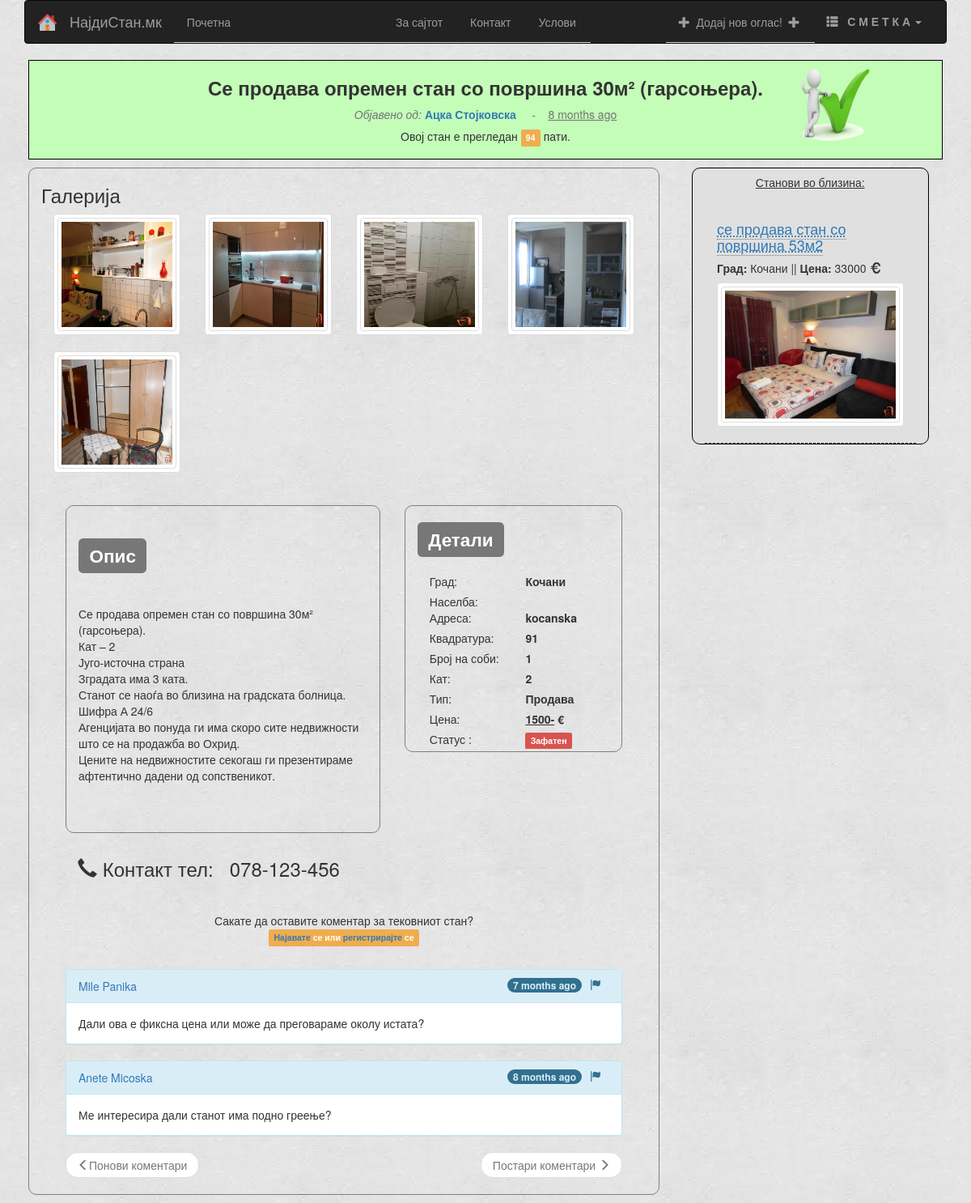
/listing/preview/23, run on the app's committed database.
### app/models.py (models this page shows, shortened)
class Condo(db.Model):
    condoId = db.Column(db.Integer, primary_key=True)
    title = db.Column(db.String(30))
    description = db.Column(db.String(150))
    city = db.Column(db.String(30))
    area = db.Column(db.String(30), nullable=True)
    address = db.Column(db.String(80))
    price = db.Column(db.Integer)
    quadrature = db.Column(db.Integer)
    rooms = db.Column(db.Integer)
    floor = db.Column(db.Integer)
    timestamp = db.Column(db.DateTime)
    timesVisited = db.Column(db.Integer)
    available = db.Column(db.Boolean, default=True)
    isApproved = db.Column(db.Boolean, default=False)
    types = db.Column(db.Boolean, default=False)
    user_id = db.Column(db.Integer, db.ForeignKey('users.userId'))
    comsPerCondo = db.relationship('Comment', backref='commentsPerCondo', lazy='dynamic')
    imgsPerCondo = db.relationship('Images', backref='imagesPerCondo', lazy='dynamic')
    actedOn = db.Column(db.Boolean, default=False)

class Users(db.Model):
    userId = db.Column(db.Integer, primary_key=True)
    fullName = db.Column(db.String(100), index=True)
    email = db.Column(db.String(120), index=True, unique=True)
    password = db.Column(db.String(32))
    telNumber = db.Column(db.String(30))
    regIP = db.Column(db.String(20))
    regDate = db.Column(db.DateTime)
    lastSeen = db.Column(db.DateTime)
    isAdmin = db.Column(db.Boolean, default=False)
    interestedIn = db.Column(db.String(120))
    condosOwned = db.relationship('Condo', backref='condoOwner', lazy='dynamic')
    commentsOwned = db.relationship('Comment', backref='commentOwner', lazy='dynamic')
    reportedUser = db.relationship('Reports', backref='userReported', lazy='dynamic')

class Images(db.Model):
    imgId = db.Column(db.Integer, primary_key=True)
    path = db.Column(db.String(256))
    condo_id = db.Column(db.Integer, db.ForeignKey('condo.condoId'))

class Comment(db.Model):
    commendId = db.Column(db.Integer, primary_key=True)
    body = db.Column(db.String(256))
    commTimeStamp = db.Column(db.DateTime)
    user_id = db.Column(db.Integer, db.ForeignKey('users.userId'))
    condo_id = db.Column(db.Integer, db.ForeignKey('condo.condoId'))

### app/views.py (the view)
@app.route('/listing/preview/<int:cid>', methods=['GET', 'POST'])
@app.route('/listing/preview/<int:cid>/<int:comPage>', methods=['GET', 'POST'])
def listingPreview(cid, comPage=1):
    condoID = Condo.query.get(cid)
    if not condoID:
        flash('Не постои таков стан!')
        return redirect(url_for('index'))
    if len(condoID.imgsPerCondo.all()) >= MAX_PICS:
        excessPic = condoID.imgsPerCondo.order_by(Images.path.desc()).first()
        db.session.delete(excessPic)
        db.session.commit()
        os.remove(excessPic.path)
    condoID.timesVisited += 1
    db.session.commit()
    condoPics = condoID.imgsPerCondo.all()
    comments = condoID.comsPerCondo.order_by(Comment.commTimeStamp.desc()).paginate(comPage, COMMENTS_PER_PAGE, False)
    similarCondos = Condo.query.filter(Condo.city == condoID.city, Condo.types == condoID.types, Condo.isApproved == 1).order_by(func.random().desc()).limit(5).all()
    comForm = CommentaryForm()
    return render_template('preview.html',
                           ccid=condoID,
                           cpics=condoPics,
                           coms=comForm,
                           comments=comments,
                           title='Преглед на стан',
                           simCon=similarCondos)

### app/momentjs.py (called while the page is built)
    def render(self, format):
        return Markup("<script>\ndocument.write(moment(\"%s\").%s);\n</script>" % (self.timestamp.strftime("%Y-%m-%dT%H:%M:%S Z"), format))

    def fromNow(self):
        return self.render("fromNow()")

### app/views.py (called while the page is built)
@app.before_request
def before_request():
    g.user = current_user
    if g.user.is_authenticated:
        g.user.lastSeen = datetime.datetime.utcnow()
        db.session.add(g.user)
        db.session.commit()

### app/templates/preview.html (shortened to what this page needs)
{% extends 'base.html' %}
{% import 'macros.html' as macros %}
{% block content %}
    <div class="row">
        {% if ccid.isApproved %}
            <div class="page-header" style='border: 1px solid black; margin: 0px 20px; background: #C3FDB8;'>
            <div  style="position: absolute; bottom: 0; right: 120px; top: 80px; z-index:99; cursor: pointer;">
                <img src="../../static/img/icons/condo-approved.png" width="100px" height="100px" data-toggle="tooltip" title="Огласот е верифициран од Администрацијата!">
            </div>
        {% endif %}
            <h3 align="center"><b>{{ccid.title}}</b>
            </h3>
            <span class="help-block text-center"><i>Објавено од:</i> <b><a href="{{url_for('user', userid=ccid.user_id)}}">{{ccid.condoOwner.fullName}}</a></b> &nbsp;&nbsp;&nbsp; - &nbsp;&nbsp;&nbsp;<u>{{momentjs(ccid.timestamp).fromNow()}}</u></span>
            <h5 align="center">Овој стан е прегледан <span class="label label-warning">{{ccid.timesVisited-1}}</span>  пати.</h5>
        </div>
        <div class="col-md-8 col-lg-8" style="border: 1px solid gray; border-radius: 10px; margin: 10px 20px;" >
            <div class="row">
            <div class="col-md-12 col-lg-12 col-sm-12 col-xs-12">
                <h3 text-align="center">Галерија</h3>
                {% if cpics %}
                    {% for cp in cpics %}
                    <div class="col-md-3 col-lg-3 col-sm-6 col-xs-6">
                    <a class="thumbnail" href="{{cp.path[3:]}}" data-lightbox="my-set"  style="display: inline-flex; height: 150px;  " >
                        <img class="img-thumbnail" src="{{cp.path[3:]}}" width="150px" height="150px" />
                    </a>
                    </div>
                    {% endfor %}
                {% else %}
                    <p align="center"><h4><i>Корисникот нема прикачено слики...</i></h4></p>
                {% endif %}
            </div>
            </div>
            <div class="col-md-12 col-lg-12 " >
                <div class="col-md-7 col-lg-7" >
                      <div class="col-md-12 col-lg-12" style=" margin-top: 20px; min-height: 200px; white-space: pre-line; border:1px solid gray; border-radius: 10px;">
                            <h2><span class="label label-default">Опис</span></h2><br>
                            {{ccid.description|safe}}
                      </div>
                      <div class="col-md-12 col-lg-12" style="margin: 10px 0px" >
                           <h3><span class="glyphicon glyphicon-earphone"></span>&nbsp;Контакт тел:&nbsp;&nbsp;&nbsp;{{ccid.condoOwner.telNumber}}</h3>
                      </div>
                </div>
                <div class="col-md-5 col-lg-5 " >
                       <div class="col-md-12 col-lg-12" style=" margin-top: 20px; min-height: 200px; border:1px solid gray; border-radius: 10px;">
                            <h2><span class="label label-default">Детали</span></h2><br>
                            <div class="form-group">
                                <div class="col-sm-6">Град:</div>
                                <div class="col-sm-6"><label class="control-label" >{{ccid.city}}</label></div>
                            </div>
                            <div class="form-group">
                                <div class="col-sm-6">Населба:</div>
                                <div class="col-sm-6"><label class="control-label" >{{ccid.area}}</label></div>
                            </div>
                            <div class="form-group">
                                <div class="col-sm-6">Адреса:</div>
                                <div class="col-sm-6"><label class="control-label" >{{ccid.address}}</label></div>
                            </div>
                            <div class="form-group">
                                <div class="col-sm-6">Квадратура:</div>
                                <div class="col-sm-6"><label class="control-label" >{{ccid.quadrature}}</label></div>
                            </div>
                            <div class="form-group">
                                <div class="col-sm-6">Број на соби:</div>
                                <div class="col-sm-6"><label class="control-label" >{{ccid.rooms}}</label></div>
                            </div>
                            <div class="form-group">
                                <div class="col-sm-6">Кат:</div>
                                <div class="col-sm-6"><label class="control-label" >{{ccid.floor}}</label></div>
                            </div>
                            <div class="form-group">
                                <div class="col-sm-6">Тип:</div>
                                <div class="col-sm-6"><label class="control-label" >
                                    {% if ccid.types %}Изнајмува
                                    {% else %}Продава
                                    {% endif %}
                                </label></div>
                            </div>
                           <div class="form-group">
                                <div class="col-sm-6">Цена:</div>
                                <div class="col-sm-6"><label class="control-label" ><u>{{ccid.price}}</u><b> €</b></label></div>
                            </div>
                           <div class="form-group">
                                <div class="col-sm-6">Статус :</div>
                                <div class="col-sm-6"><label class="control-label" >
                                    {% if ccid.available %} <span class="label label-success">Слободен</span>
                                    {% else %} <span class="label label-danger">Зафатен</span>
                                    {% endif %}
                                </label></div>
                            </div>
                       </div>
                </div>
                <div class="col-md-12 col-lg-12 " style="margin: 20px 0px" >
                         {% if g.user.is_authenticated %}
                            <form action="/comSub" method="post" >
                                {{coms.hidden_tag()}}
                                {{ macros.render_field(coms.body) }}
                                {{ macros.render_field(coms.submit, label_visible=False) }}
                                <h6 class="text-right" style="margin-bottom: 50px;"><i>(Сопственикот на огласот ќе биде известен преку е-маил за Вашиот коментар)</i></h6>
                                <input type="hidden" name="condoId" value="{{ccid.condoId}}">
                            </form>
                         {% else %}
                             <p class="text-center">Сакате да оставите коментар за тековниот стан?<br>
                                 <span class="label label-warning text-center"><a href="/login?next=%2Flisting%2Fpreview%2F{{ccid.condoId}}">Најавате</a> се или <a href="/register"> регистрирајте</a> се</span></p>
                         {% endif %}
                    </div>
                <div class="col-md-12 col-lg-12" >
                    {% if comments.items %}
                        {% for com in comments.items %}
                            {% include 'comment.html' %}
                        {% endfor %}
                     <ul class="pager">
                        {% if comments.has_prev %}<li class="previous"><a href="{{ url_for('listingPreview', cid=ccid.condoId, comPage=comments.prev_num) }}"><span class="glyphicon glyphicon-menu-left"></span> Понови коментари</a></li>
                             {% else %}<li class="previous disabled"><a href="#"><span class="glyphicon glyphicon-menu-left"></span>Понови коментари</a></li>{% endif %}
                        {% if comments.has_next %}<li class="next"><a href="{{ url_for('listingPreview', cid=ccid.condoId, comPage=comments.next_num) }}">Постари коментари <span class="glyphicon glyphicon-menu-right"></span></a></li>
                             {% else %}<li class="next disabled"><a href="#">Постари коментари <span class="glyphicon glyphicon-menu-right"></span></a></li>{% endif %}
                         </ul>
                    {% endif %}
                </div>
            </div>
        </div>
        <div class="col-md-3 col-lg-3" style="border:1px solid black; border-radius: 10px; margin: 10px 20px; background: #E0E0E0 ">
            <h5 class="text-center"><u>Станови во близина:</u></h5>
                {% if simCon %}
                    {% for sim in simCon %}
                        {% if ccid.condoId != sim.condoId %}
                            <div class="col-md-12 col-lg-12" style=" min-height: 200px; border-bottom: 1px dashed black;  margin-top: 20px;">
                                <h4><a href="{{url_for('listingPreview', cid=sim.condoId)}}"><abbr title="{{sim.description}}">{{sim.title}}</abbr></a></h4>
                                <h5><b>Град:</b> {{sim.city}} || <b>Цена:</b> {{sim.price}} <span class="glyphicon glyphicon-eur"></span></h5>
                                {% if sim.imgsPerCondo[0] %}
                                <a class="thumbnail" href="{{sim.imgsPerCondo[0].path[3:]}}"  data-lightbox={{sim.condoId}} >
                                <img class="img-thumbnail" src="{{sim.imgsPerCondo[0].path[3:]}}"  alt="Не постои слика..." style="max-height: 200px;"  /></a>
                                {% else %}
                                <a href="#" >
                                <img class="img-thumbnail" src=""  alt="Не постои слика..." /></a>
                                {% endif %}
                            </div>
                        {% endif %}
                    {% endfor %}
                {% endif %}
        </div>
    </div>
</div>
{% endblock %}

### app/templates/comment.html
    <div class="panel panel-info" id="{{com.commendId}}">
      <div class="panel-heading"><a href="/user/{{com.commentOwner.userId}}">{{com.commentOwner.fullName}}</a>
          {% if com.user_id == g.user.userId or g.user.is_admin %}
           <a id="deleteCom" comID="{{com.commendId}}" class="label label-danger comDelete" style="float: right; margin: 0px 10px; cursor: pointer;" data-toggle="tooltip" title="Бриши коментар"> X </a> &nbsp;&nbsp;&nbsp;
          {% else %}
           <span comID="{{com.commendId}}" userId="{{com.commentOwner.userId}}" cid="{{ccid.condoId}}" class="glyphicon glyphicon-flag comReport" style="float: right; margin: 0px 10px; cursor: pointer;" data-toggle="modal" data-target="#myModal"></span>
          {% endif %}
          <span class="badge" style="display: block; float: right; ">{{momentjs(com.commTimeStamp).fromNow()}}</span>
      </div>
      <div class="panel-body" style="white-space: pre-line;">{{com.body|safe}}</div>
    </div>

### app/templates/base.html (style rules this page uses)
body { background-image: url("../../../static/img/icons/bg.jpg"); }

### data on the page
Condo: title "Се продава опремен стан со површина 30м² (гарсоњера).", ccid.timesVisited-1 "94", description "Се продава опремен стан со површина 30м² (гарсоњера). Кат – 2 Југо-источна страна Зградата има 3 ката. Станот се наоѓа во близина на градската болница. Шифра А 24/6 Агенцијата во понуда ги има скоро сите недвижности што се на продажба во Охрид. Цените на недвижностите секогаш ги презентираме афтентично дадени од сопственикот.", city "Кочани", address "kocanska", quadrature "91", rooms "1", floor "2", price "1500-"
Users: condoOwner.fullName "Ацка Стојковска", condoOwner.telNumber "078-123-456"
Images: path (picture)
Images: path (picture)
Images: path (picture)
Images: path (picture)
Images: path (picture)
Comment: commentOwner.fullName "Mile Panika", body "Дали ова е фиксна цена или може да преговараме околу истата?"
Comment: commentOwner.fullName "Anete Micoska", body "Ме интересира дали станот има подно греење?"
Condo: title "се продава стан со површина 53м2", city "Кочани", price "33000", path (picture)
